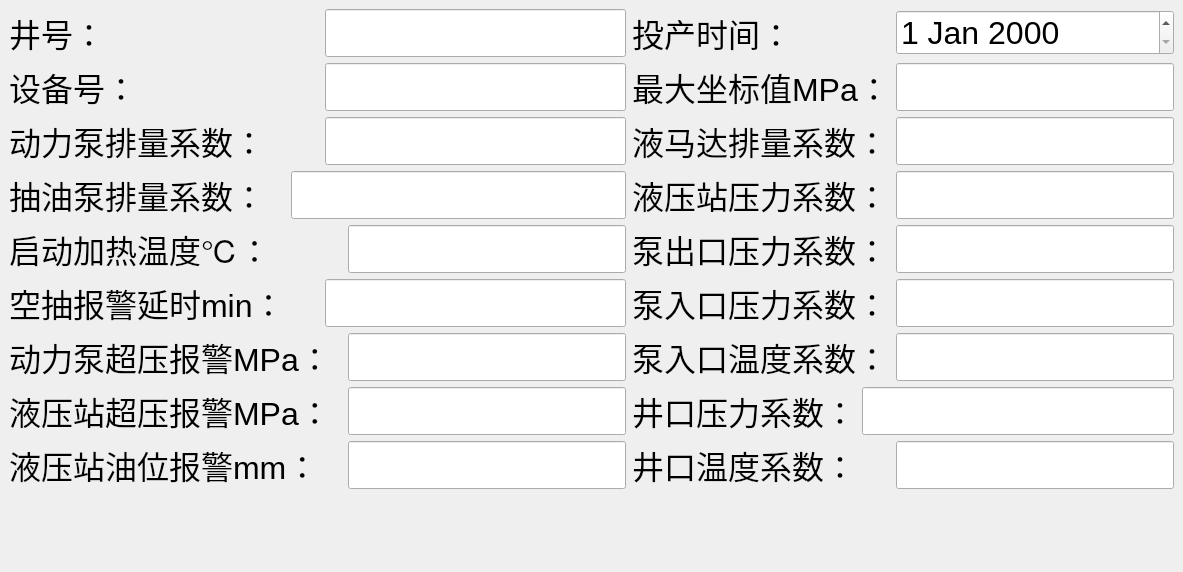
      <widget class="QWidget" name="page_parameter">
       <layout class="QVBoxLayout" name="verticalLayout_11" stretch="9,1">
        <property name="leftMargin">
         <number>0</number>
        </property>
        <property name="topMargin">
         <number>0</number>
        </property>
        <property name="rightMargin">
         <number>0</number>
        </property>
        <property name="bottomMargin">
         <number>0</number>
        </property>
        <item>
         <widget class="QWidget" name="widget_4" native="true">
          <property name="font">
           <font>
            <family>Arial</family>
            <pointsize>24</pointsize>
           </font>
          </property>
          <layout class="QGridLayout" name="gridLayout" rowstretch="0,0,0,0,0,0,0,0,0">
           <item row="0" column="0">
            <widget class="QLabel" name="label_112">
             <property name="sizePolicy">
              <sizepolicy hsizetype="Preferred" vsizetype="Preferred">
               <horstretch>0</horstretch>
               <verstretch>0</verstretch>
              </sizepolicy>
             </property>
             <property name="minimumSize">
              <size>
               <width>0</width>
               <height>0</height>
              </size>
             </property>
             <property name="text">
              <string>井号：</string>
             </property>
             <property name="buddy">
              <cstring>lineEdit</cstring>
             </property>
            </widget>
           </item>
           <item row="0" column="2" colspan="2">
            <widget class="QLineEdit" name="lineEdit">
             <property name="sizePolicy">
              <sizepolicy hsizetype="Expanding" vsizetype="Expanding">
               <horstretch>0</horstretch>
               <verstretch>0</verstretch>
              </sizepolicy>
             </property>
            </widget>
           </item>
           <item row="0" column="4">
            <widget class="QLabel" name="label_113">
             <property name="sizePolicy">
              <sizepolicy hsizetype="Preferred" vsizetype="Preferred">
               <horstretch>0</horstretch>
               <verstretch>0</verstretch>
              </sizepolicy>
             </property>
             <property name="minimumSize">
              <size>
               <width>0</width>
               <height>0</height>
              </size>
             </property>
             <property name="text">
              <string>投产时间：</string>
             </property>
            </widget>
           </item>
           <item row="1" column="0">
            <widget class="QLabel" name="label_115">
             <property name="sizePolicy">
              <sizepolicy hsizetype="Preferred" vsizetype="Preferred">
               <horstretch>0</horstretch>
               <verstretch>0</verstretch>
              </sizepolicy>
             </property>
             <property name="minimumSize">
              <size>
               <width>0</width>
               <height>0</height>
              </size>
             </property>
             <property name="text">
              <string>设备号：</string>
             </property>
             <property name="buddy">
              <cstring>lineEdit_2</cstring>
             </property>
            </widget>
           </item>
           <item row="1" column="2" colspan="2">
            <widget class="QLineEdit" name="lineEdit_2">
             <property name="sizePolicy">
              <sizepolicy hsizetype="Expanding" vsizetype="Expanding">
               <horstretch>0</horstretch>
               <verstretch>0</verstretch>
              </sizepolicy>
             </property>
            </widget>
           </item>
           <item row="1" column="4" colspan="2">
            <widget class="QLabel" name="label_114">
             <property name="sizePolicy">
              <sizepolicy hsizetype="Preferred" vsizetype="Preferred">
               <horstretch>0</horstretch>
               <verstretch>0</verstretch>
              </sizepolicy>
             </property>
             <property name="minimumSize">
              <size>
               <width>0</width>
               <height>0</height>
              </size>
             </property>
             <property name="text">
              <string>最大坐标值MPa：</string>
             </property>
            </widget>
           </item>
           <item row="1" column="6">
            <widget class="QLineEdit" name="lineEdit_5">
             <property name="sizePolicy">
              <sizepolicy hsizetype="Expanding" vsizetype="Expanding">
               <horstretch>0</horstretch>
               <verstretch>0</verstretch>
              </sizepolicy>
             </property>
            </widget>
           </item>
           <item row="2" column="0">
            <widget class="QLabel" name="label_120">
             <property name="sizePolicy">
              <sizepolicy hsizetype="Preferred" vsizetype="Preferred">
               <horstretch>0</horstretch>
               <verstretch>0</verstretch>
              </sizepolicy>
             </property>
             <property name="minimumSize">
              <size>
               <width>0</width>
               <height>0</height>
              </size>
             </property>
             <property name="text">
              <string>动力泵排量系数：</string>
             </property>
             <property name="buddy">
              <cstring>lineEdit_3</cstring>
             </property>
            </widget>
           </item>
           <item row="2" column="2" colspan="2">
            <widget class="QLineEdit" name="lineEdit_3">
             <property name="sizePolicy">
              <sizepolicy hsizetype="Expanding" vsizetype="Expanding">
               <horstretch>0</horstretch>
               <verstretch>0</verstretch>
              </sizepolicy>
             </property>
            </widget>
           </item>
           <item row="2" column="4" colspan="2">
            <widget class="QLabel" name="label_121">
             <property name="sizePolicy">
              <sizepolicy hsizetype="Preferred" vsizetype="Preferred">
               <horstretch>0</horstretch>
               <verstretch>0</verstretch>
              </sizepolicy>
             </property>
             <property name="minimumSize">
              <size>
               <width>0</width>
               <height>0</height>
              </size>
             </property>
             <property name="text">
              <string>液马达排量系数：</string>
             </property>
            </widget>
           </item>
           <item row="2" column="6">
            <widget class="QLineEdit" name="lineEdit_6">
             <property name="sizePolicy">
              <sizepolicy hsizetype="Expanding" vsizetype="Expanding">
               <horstretch>0</horstretch>
               <verstretch>0</verstretch>
              </sizepolicy>
             </property>
            </widget>
           </item>
           <item row="3" column="0">
            <widget class="QLabel" name="label_122">
             <property name="sizePolicy">
              <sizepolicy hsizetype="Fixed" vsizetype="Preferred">
               <horstretch>0</horstretch>
               <verstretch>0</verstretch>
              </sizepolicy>
             </property>
             <property name="minimumSize">
              <size>
               <width>0</width>
               <height>0</height>
              </size>
             </property>
             <property name="text">
              <string>抽油泵排量系数：</string>
             </property>
            </widget>
           </item>
           <item row="3" column="1" colspan="3">
            <widget class="QLineEdit" name="lineEdit_7">
             <property name="sizePolicy">
              <sizepolicy hsizetype="Expanding" vsizetype="Expanding">
               <horstretch>0</horstretch>
               <verstretch>0</verstretch>
              </sizepolicy>
             </property>
            </widget>
           </item>
           <item row="3" column="4" colspan="2">
            <widget class="QLabel" name="label_123">
             <property name="sizePolicy">
              <sizepolicy hsizetype="Preferred" vsizetype="Preferred">
               <horstretch>0</horstretch>
               <verstretch>0</verstretch>
              </sizepolicy>
             </property>
             <property name="minimumSize">
              <size>
               <width>0</width>
               <height>0</height>
              </size>
             </property>
             <property name="text">
              <string>液压站压力系数：</string>
             </property>
            </widget>
           </item>
           <item row="3" column="6">
            <widget class="QLineEdit" name="lineEdit_8">
             <property name="sizePolicy">
              <sizepolicy hsizetype="Expanding" vsizetype="Expanding">
               <horstretch>0</horstretch>
               <verstretch>0</verstretch>
              </sizepolicy>
             </property>
            </widget>
           </item>
           <item row="4" column="0">
            <widget class="QLabel" name="label_124">
             <property name="sizePolicy">
              <sizepolicy hsizetype="Preferred" vsizetype="Preferred">
               <horstretch>0</horstretch>
               <verstretch>0</verstretch>
              </sizepolicy>
             </property>
             <property name="minimumSize">
              <size>
               <width>0</width>
               <height>0</height>
              </size>
             </property>
             <property name="text">
              <string>启动加热温度℃：</string>
             </property>
            </widget>
           </item>
           <item row="4" column="3">
            <widget class="QLineEdit" name="lineEdit_9">
             <property name="sizePolicy">
              <sizepolicy hsizetype="Expanding" vsizetype="Expanding">
               <horstretch>0</horstretch>
               <verstretch>0</verstretch>
              </sizepolicy>
             </property>
            </widget>
           </item>
           <item row="4" column="4" colspan="2">
            <widget class="QLabel" name="label_125">
             <property name="sizePolicy">
              <sizepolicy hsizetype="Preferred" vsizetype="Preferred">
               <horstretch>0</horstretch>
               <verstretch>0</verstretch>
              </sizepolicy>
             </property>
             <property name="minimumSize">
              <size>
               <width>0</width>
               <height>0</height>
              </size>
             </property>
             <property name="text">
              <string>泵出口压力系数：</string>
             </property>
            </widget>
           </item>
           <item row="4" column="6">
            <widget class="QLineEdit" name="lineEdit_10">
             <property name="sizePolicy">
              <sizepolicy hsizetype="Expanding" vsizetype="Expanding">
               <horstretch>0</horstretch>
               <verstretch>0</verstretch>
              </sizepolicy>
             </property>
            </widget>
           </item>
           <item row="5" column="0">
            <widget class="QLabel" name="label_126">
             <property name="text">
              <string>空抽报警延时min：</string>
             </property>
            </widget>
           </item>
           <item row="5" column="2" colspan="2">
            <widget class="QLineEdit" name="lineEdit_11">
             <property name="sizePolicy">
              <sizepolicy hsizetype="Expanding" vsizetype="Expanding">
               <horstretch>0</horstretch>
               <verstretch>0</verstretch>
              </sizepolicy>
             </property>
            </widget>
           </item>
           <item row="5" column="4" colspan="2">
            <widget class="QLabel" name="label_127">
             <property name="text">
              <string>泵入口压力系数：</string>
             </property>
            </widget>
           </item>
           <item row="5" column="6">
            <widget class="QLineEdit" name="lineEdit_12">
             <property name="sizePolicy">
              <sizepolicy hsizetype="Expanding" vsizetype="Expanding">
               <horstretch>0</horstretch>
               <verstretch>0</verstretch>
              </sizepolicy>
             </property>
            </widget>
           </item>
           <item row="6" column="0" colspan="3">
            <widget class="QLabel" name="label_128">
             <property name="text">
              <string>动力泵超压报警MPa：</string>
             </property>
            </widget>
           </item>
           <item row="6" column="3">
            <widget class="QLineEdit" name="lineEdit_13">
             <property name="sizePolicy">
              <sizepolicy hsizetype="Expanding" vsizetype="Expanding">
               <horstretch>0</horstretch>
               <verstretch>0</verstretch>
              </sizepolicy>
             </property>
            </widget>
           </item>
           <item row="6" column="4" colspan="2">
            <widget class="QLabel" name="label_129">
             <property name="text">
              <string>泵入口温度系数：</string>
             </property>
            </widget>
           </item>
           <item row="6" column="6">
            <widget class="QLineEdit" name="lineEdit_14">
             <property name="sizePolicy">
              <sizepolicy hsizetype="Expanding" vsizetype="Expanding">
               <horstretch>0</horstretch>
               <verstretch>0</verstretch>
              </sizepolicy>
             </property>
            </widget>
           </item>
           <item row="7" column="0" colspan="3">
            <widget class="QLabel" name="label_130">
             <property name="text">
              <string>液压站超压报警MPa：</string>
             </property>
            </widget>
           </item>
           <item row="7" column="3">
            <widget class="QLineEdit" name="lineEdit_15">
             <property name="sizePolicy">
              <sizepolicy hsizetype="Expanding" vsizetype="Expanding">
               <horstretch>0</horstretch>
               <verstretch>0</verstretch>
              </sizepolicy>
             </property>
            </widget>
           </item>
           <item row="7" column="4">
            <widget class="QLabel" name="label_131">
             <property name="text">
              <string>井口压力系数：</string>
             </property>
            </widget>
           </item>
           <item row="7" column="5" colspan="2">
            <widget class="QLineEdit" name="lineEdit_16">
             <property name="sizePolicy">
              <sizepolicy hsizetype="Expanding" vsizetype="Expanding">
               <horstretch>0</horstretch>
               <verstretch>0</verstretch>
              </sizepolicy>
             </property>
            </widget>
           </item>
           <item row="8" column="0" colspan="2">
            <widget class="QLabel" name="label_132">
             <property name="text">
              <string>液压站油位报警mm：</string>
             </property>
            </widget>
           </item>
           <item row="8" column="3">
            <widget class="QLineEdit" name="lineEdit_17">
             <property name="sizePolicy">
              <sizepolicy hsizetype="Expanding" vsizetype="Expanding">
               <horstretch>0</horstretch>
               <verstretch>0</verstretch>
              </sizepolicy>
             </property>
            </widget>
           </item>
           <item row="8" column="4">
            <widget class="QLabel" name="label_133">
             <property name="text">
              <string>井口温度系数：</string>
             </property>
            </widget>
           </item>
           <item row="8" column="6">
            <widget class="QLineEdit" name="lineEdit_18">
             <property name="sizePolicy">
              <sizepolicy hsizetype="Expanding" vsizetype="Expanding">
               <horstretch>0</horstretch>
               <verstretch>0</verstretch>
              </sizepolicy>
             </property>
            </widget>
           </item>
           <item row="0" column="6">
            <widget class="QDateEdit" name="dateEdit"/>
           </item>
          </layout>
         </widget>
        </item>
        <item>
         <widget class="QWidget" name="widget_5" native="true">
          <layout class="QHBoxLayout" name="horizontalLayout_34">
           <item>
            <widget class="QPushButton" name="param_prev">
             <property name="sizePolicy">
              <sizepolicy hsizetype="Preferred" vsizetype="Preferred">
               <horstretch>0</horstretch>
               <verstretch>0</verstretch>
              </sizepolicy>
             </property>
             <property name="minimumSize">
              <size>
               <width>50</width>
               <height>50</height>
              </size>
             </property>
             <property name="text">
              <string/>
             </property>
             <property name="icon">
              <iconset resource="CSSHP.qrc">
               <normaloff>:/png/assets/png/zuo.png</normaloff>:/png/assets/png/zuo.png</iconset>
             </property>
             <property name="iconSize">
              <size>
               <width>50</width>
               <height>50</height>
              </size>
             </property>
             <property name="autoRepeat">
              <bool>false</bool>
             </property>
             <property name="autoExclusive">
              <bool>true</bool>
             </property>
             <property name="flat">
              <bool>true</bool>
             </property>
            </widget>
           </item>
           <item>
            <spacer name="horizontalSpacer_9">
             <property name="orientation">
              <enum>Qt::Horizontal</enum>
             </property>
             <property name="sizeHint" stdset="0">
              <size>
               <width>40</width>
               <height>20</height>
              </size>
             </property>
            </spacer>
           </item>
           <item>
            <widget class="QPushButton" name="param_next">
             <property name="sizePolicy">
              <sizepolicy hsizetype="Preferred" vsizetype="Preferred">
               <horstretch>0</horstretch>
               <verstretch>0</verstretch>
              </sizepolicy>
             </property>
             <property name="minimumSize">
              <size>
               <width>50</width>
               <height>50</height>
              </size>
             </property>
             <property name="text">
              <string/>
             </property>
             <property name="icon">
              <iconset resource="CSSHP.qrc">
               <normaloff>:/png/assets/png/you.png</normaloff>:/png/assets/png/you.png</iconset>
             </property>
             <property name="iconSize">
              <size>
               <width>50</width>
               <height>50</height>
              </size>
             </property>
             <property name="flat">
              <bool>true</bool>
             </property>
            </widget>
           </item>
          </layout>
         </widget>
        </item>
       </layout>
      </widget>
